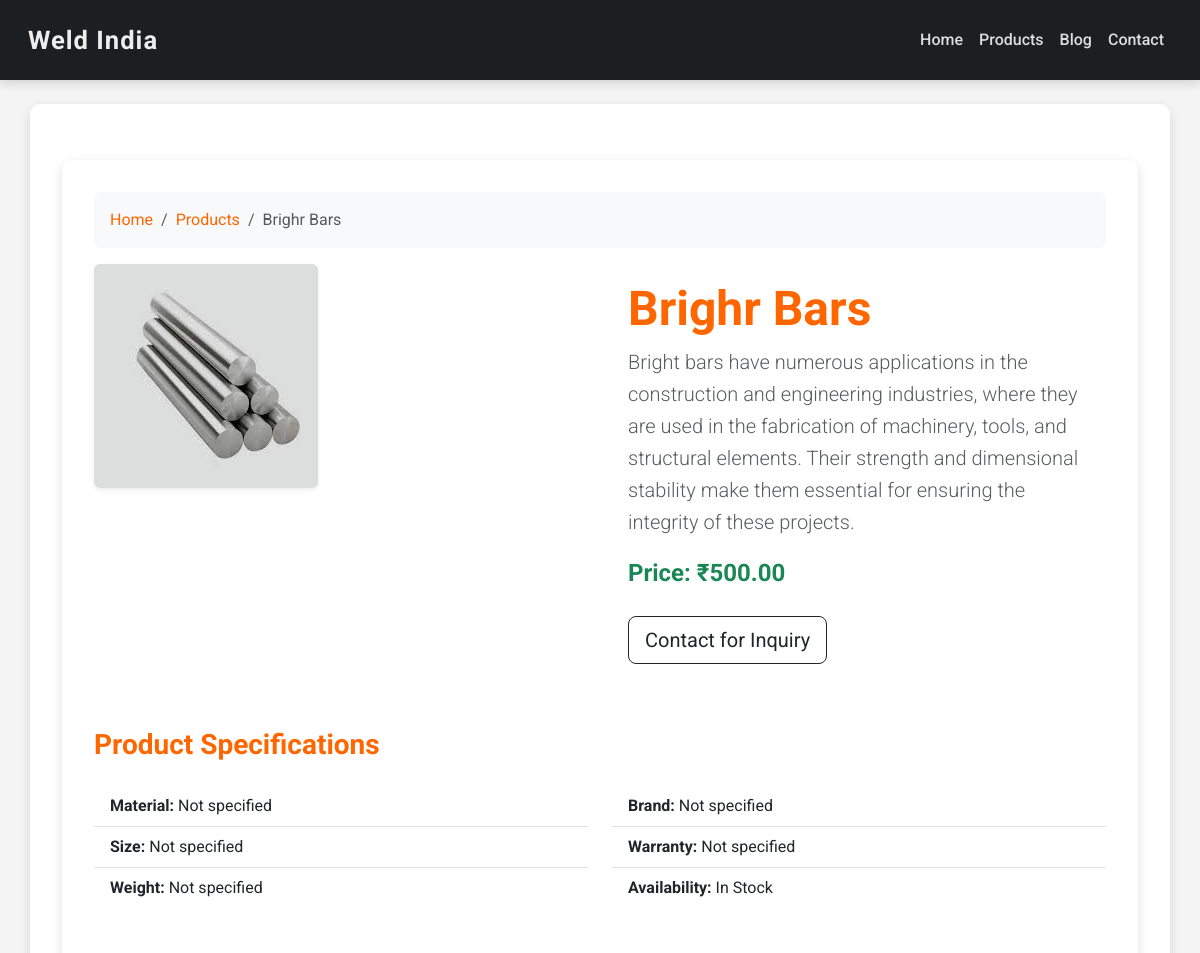
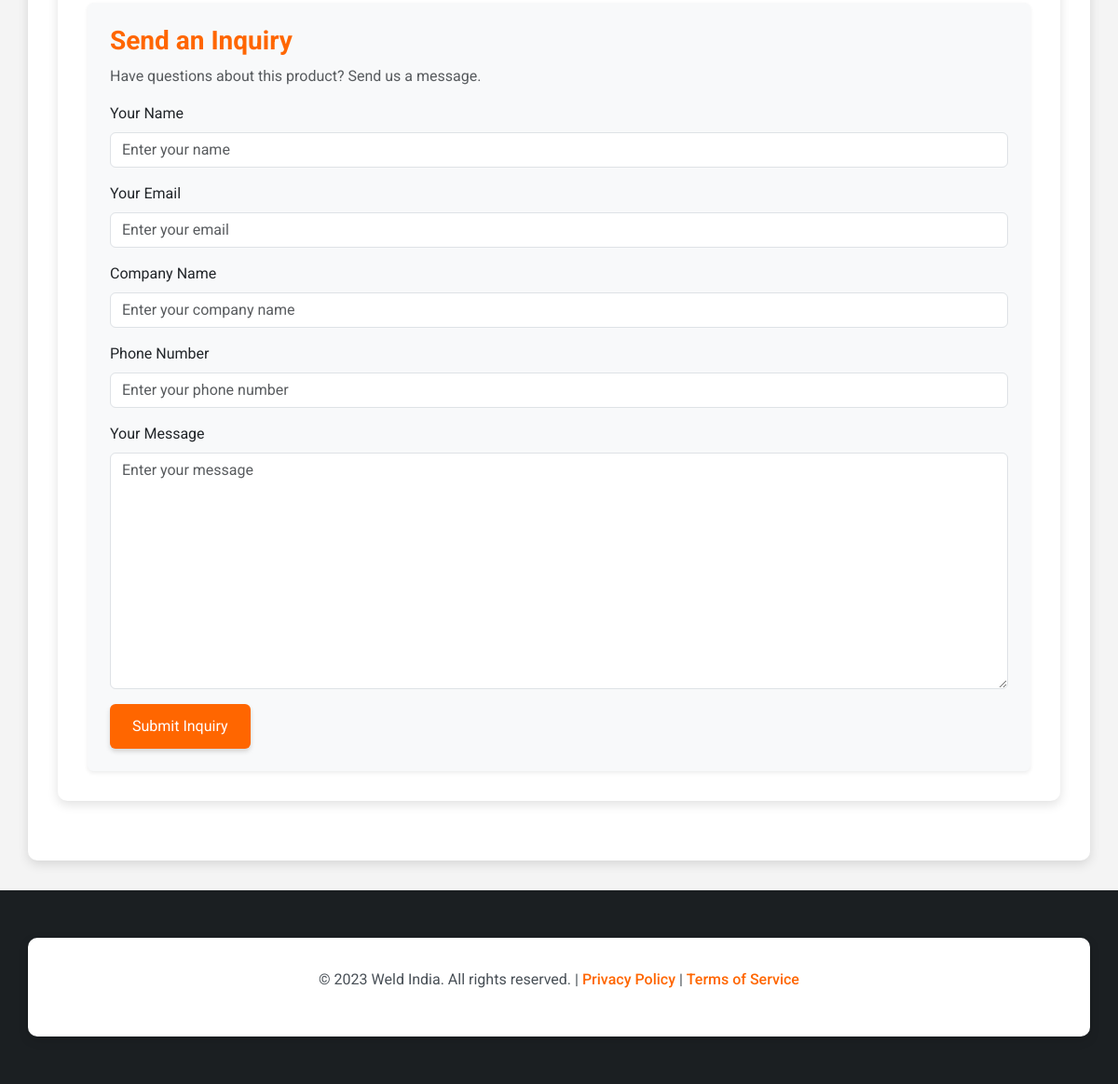
The app's page /products/5/ with its own data (2 pictures, top to bottom).
### main/models.py (models this page shows, shortened)
class Product(models.Model):
    CATEGORY_CHOICES = [
        ('MIG', 'MIG Welding Wire'),
        ('TIG', 'TIG Welding Rod'),
        ('ARC', 'Arc Welding Electrode'),
    ]
    name = models.CharField(max_length=255, unique=True)
    category = models.CharField(max_length=10, choices=CATEGORY_CHOICES)
    price = models.DecimalField(max_digits=10, decimal_places=2, default=0.00)  # Added default
    description = models.TextField()
    image = models.ImageField(upload_to='products/', blank=True, null=True)
    created_at = models.DateTimeField(auto_now_add=True)

### main/views.py (the view, shortened to what this page needs)
# urls.py: path('products/<int:pk>/', ProductDetailView.as_view(), name='product_detail'),
class ProductDetailView(DetailView):
    model = Product
    template_name = 'product_detail.html'
    context_object_name = 'product'
    def get_context_data(self, **kwargs):
        context = super().get_context_data(**kwargs)
        context['form'] = InquiryForm()  # Pass the Inquiry form
        return context

### main/forms.py
class InquiryForm(forms.ModelForm):
    class Meta:
        model = Inquiry
        fields = ['name', 'company_name', 'phone', 'email', 'message']
    def __init__(self, *args, **kwargs):
        super(InquiryForm, self).__init__(*args, **kwargs)
        self.fields['name'].widget.attrs.update({'class': 'form-control', 'placeholder': 'Enter your name'})
        self.fields['email'].widget.attrs.update({'class': 'form-control', 'placeholder': 'Enter your email'})
        self.fields['company_name'].widget.attrs.update({'class': 'form-control', 'placeholder': 'Enter your company name'})  # ✅ Added company name styling
        self.fields['phone'].widget.attrs.update({'class': 'form-control', 'placeholder': 'Enter your phone number'})  # ✅ Updated phone_number
        self.fields['message'].widget.attrs.update({'class': 'form-control', 'placeholder': 'Enter your message'})

### main/templates/product_detail.html (shortened to what this page needs)
{% extends 'base.html' %}
{% block content %}
<div class="container mt-4">
    <nav aria-label="breadcrumb">
        <ol class="breadcrumb bg-light p-3 rounded">
            <li class="breadcrumb-item"><a href="{% url 'home' %}" class="text-decoration-none text-orange">Home</a></li>
            <li class="breadcrumb-item"><a href="{% url 'product_list' %}" class="text-decoration-none text-orange">Products</a></li>
            <li class="breadcrumb-item active" aria-current="page">{{ product.name }}</li>
        </ol>
    </nav>
    <div class="row">
        <div class="col-md-6">
            {% if product.image %}
            <img src="{{ product.image.url }}" class="img-fluid rounded shadow-sm" alt="{{ product.name }}">
            {% endif %}
        </div>
        <div class="col-md-6">
            <div class="card border-0">
                <div class="card-body">
                    <h1 class="card-title display-5 fw-bold text-orange">{{ product.name }}</h1>
                    <p class="card-text lead text-muted">{{ product.description }}</p>
                    {% if product.price %}
                    <p class="text-success fs-4 fw-bold">Price: ₹{{ product.price }}</p>
                    {% endif %}
                    <div class="mt-4">
                        <button class="btn btn-outline-dark btn-lg">Contact for Inquiry</button>
                    </div>
                </div>
            </div>
        </div>
    </div>
    <div class="mt-5">
        <h3 class="text-orange mb-4">Product Specifications</h3>
        <div class="row">
            <div class="col-md-6">
                <ul class="list-group list-group-flush">
                    <li class="list-group-item"><strong>Material:</strong> {{ product.material|default:"Not specified" }}</li>
                    <li class="list-group-item"><strong>Size:</strong> {{ product.size|default:"Not specified" }}</li>
                    <li class="list-group-item"><strong>Weight:</strong> {{ product.weight|default:"Not specified" }}</li>
                </ul>
            </div>
            <div class="col-md-6">
                <ul class="list-group list-group-flush">
                    <li class="list-group-item"><strong>Brand:</strong> {{ product.brand|default:"Not specified" }}</li>
                    <li class="list-group-item"><strong>Warranty:</strong> {{ product.warranty|default:"Not specified" }}</li>
                    <li class="list-group-item"><strong>Availability:</strong> In Stock</li>
                </ul>
            </div>
        </div>
    </div>
<div class="mt-5 p-4 bg-light rounded shadow-sm">
    <h3 class="text-orange">Send an Inquiry</h3>
    <p class="text-muted">Have questions about this product? Send us a message.</p>
    <form method="post">
        <div class="mb-3">
            <label for="id_name" class="form-label">Your Name</label>
            {{ form.name }}
        </div>
        <div class="mb-3">
            <label for="id_email" class="form-label">Your Email</label>
            {{ form.email }}
        </div>
        <div class="mb-3">
            <label for="id_company_name" class="form-label">Company Name</label>
            {{ form.company_name }}
        </div>
        <div class="mb-3">
            <label for="id_phone" class="form-label">Phone Number</label>
            {{ form.phone }}
        </div>
        <div class="mb-3">
            <label for="id_message" class="form-label">Your Message</label>
            {{ form.message }}
        </div>
        <button type="submit" class="btn btn-primary">Submit Inquiry</button>
    </form>
</div>
</div>
{% endblock %}

### main/templates/base.html (style rules this page uses)
body { font-family: 'Roboto', sans-serif; background-color: #f4f4f4; color: #212529; }
.container { background-color: white; padding: 2rem; border-radius: 10px; box-shadow: 0 4px 12px rgba(0, 0, 0, 0.12); margin-top: 2rem; margin-bottom: 2rem; }
h1, h2, h3, h4, h5, h6 { color: #212529; font-weight: 700; }
p { color: #495057; line-height: 1.6; }
.btn-primary { background-color: #FF6600; border: none; color: #fff; padding: 0.75rem 1.5rem; font-size: 1rem; transition: all 0.3s ease-in-out; box-shadow: 0 3px 5px rgba(0, 0, 0, 0.15); }
.text-orange { color: #FF6600 !important; }

### records on screen
Product: name "Brighr Bars", image (picture), description "Bright bars have numerous applications in the construction and engineering industries, where they are used in the fabrication of machinery, tools, and structural elements. Their strength and dimensional stability make them essential for ensuring the integrity of these projects.", price "500.00"

### other values on screen
{{ product.material|default:"Not specified" }} "Not specified"
{{ product.size|default:"Not specified" }} "Not specified"
{{ product.weight|default:"Not specified" }} "Not specified"
{{ product.brand|default:"Not specified" }} "Not specified"
{{ product.warranty|default:"Not specified" }} "Not specified"
